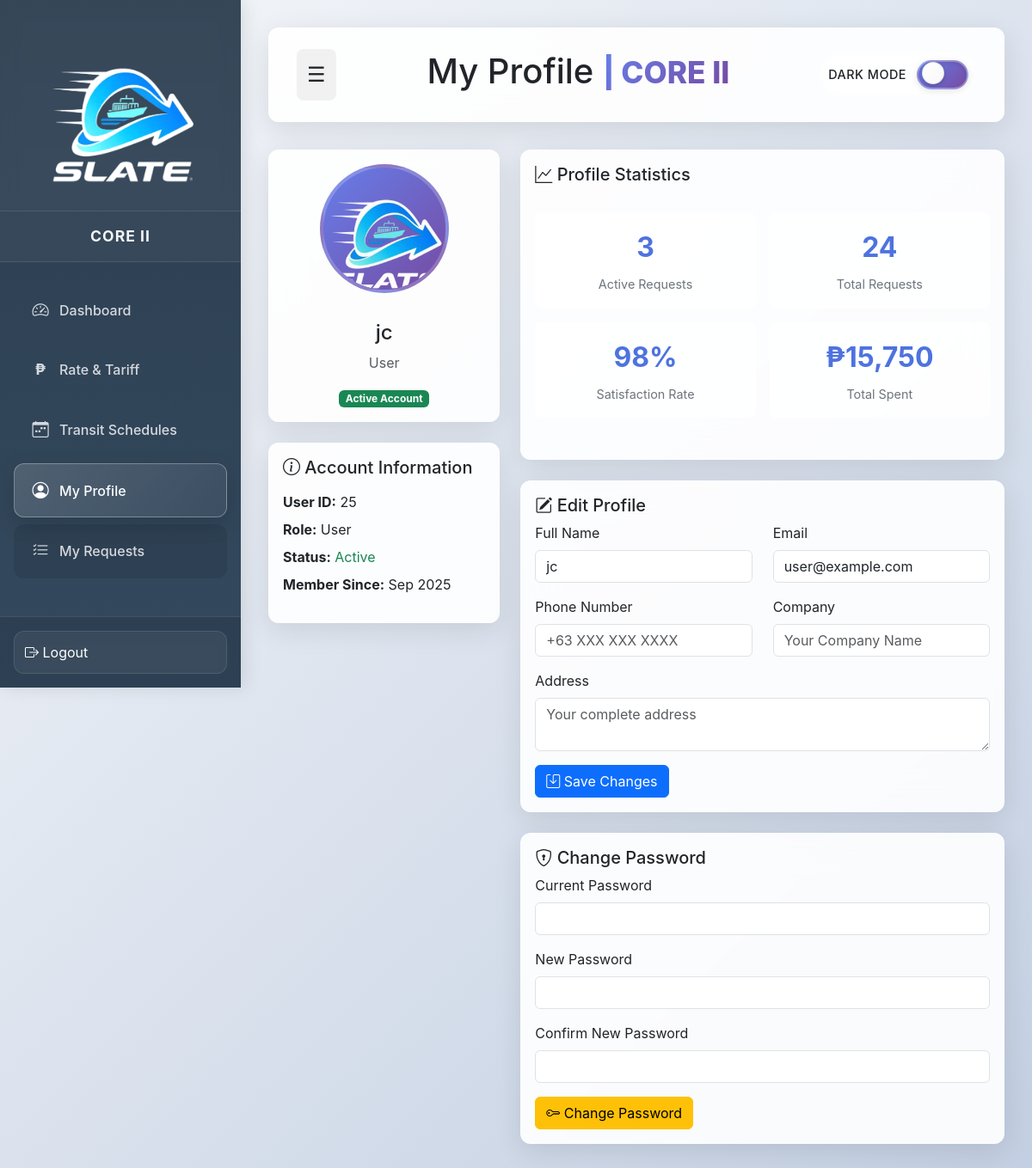
/user-profile.php (signed in), run on the app's committed database.
### tables this page shows
CREATE TABLE IF NOT EXISTS `users` (
  `id` int UNSIGNED NOT NULL AUTO_INCREMENT,
  `username` varchar(50) NOT NULL,
  `password_hash` varchar(255) NOT NULL,
  `email` varchar(255) NOT NULL,
  `name` varchar(255) DEFAULT NULL,
  `profile_picture` varchar(255) DEFAULT NULL,
  `phone` varchar(50) DEFAULT NULL,
  `service_area` varchar(255) DEFAULT NULL,
  `provider_type` varchar(100) DEFAULT NULL,
  `experience` varchar(20) DEFAULT NULL,
  `description` text,
  `role` enum('admin','user','provider') NOT NULL DEFAULT 'user',
  `is_active` tinyint(1) NOT NULL DEFAULT '1',
  `last_login` timestamp NULL DEFAULT NULL,
  `created_at` timestamp NULL DEFAULT CURRENT_TIMESTAMP,
  `updated_at` timestamp NULL DEFAULT CURRENT_TIMESTAMP ON UPDATE CURRENT_TIMESTAMP,
  PRIMARY KEY (`id`),
  UNIQUE KEY `username` (`username`)
);

### user-profile.php (the view, shortened to what this page needs)
<?php
require_once 'db.php';
?>
<!DOCTYPE html>
<html lang="en">
<head>
  <link href="https://cdn.jsdelivr.net/npm/bootstrap@5.3.2/dist/css/bootstrap.min.css" rel="stylesheet">
  <link href="https://cdn.jsdelivr.net/npm/bootstrap-icons@1.11.1/font/bootstrap-icons.css" rel="stylesheet">
</head>
<body>
  <div class="sidebar" id="sidebar">
    <div class="logo">
      <img src="slatelogo.png" alt="SLATE Logo">
    </div>
    <div class="system-name">CORE II</div>
    <div class="sidebar-nav">
      <div class="nav-item">
        <a href="user-dashboard.php" class="nav-link">
          <i class="bi bi-speedometer2"></i>
          Dashboard
        </a>
      </div>
      <div class="nav-item">
        <a href="rate-tariff.php" class="nav-link">
          <span class="peso-icon">₱</span>
          Rate & Tariff
        </a>
      </div>
      <div class="nav-item">
        <a href="user-schedules.php" class="nav-link">
          <i class="bi bi-calendar-week"></i>
          Transit Schedules
        </a>
      </div>
      <div class="nav-item">
        <a href="#" class="nav-link user-feature active">
          <i class="bi bi-person-circle"></i>
          My Profile
        </a>
      </div>
      <div class="nav-item">
        <a href="user-requests.php" class="nav-link user-feature">
          <i class="bi bi-list-check"></i>
          My Requests
        </a>
      </div>
    </div>
    <div class="sidebar-footer">
      <a href="#" class="nav-link" onclick="confirmLogout()">
        <i class="bi bi-box-arrow-right"></i>
        Logout
      </a>
    </div>
  </div>
  <div class="content" id="mainContent">
    <div class="header">
      <div class="hamburger" id="hamburger">☰</div>
      <div>
        <h1>My Profile <span class="system-title">| CORE II</span></h1>
      </div>
      <div class="header-controls">
        <div class="theme-toggle-container">
          <span class="theme-label">Dark Mode</span>
          <label class="theme-switch">
            <span class="slider"></span>
          </label>
        </div>
      </div>
    </div>
    <div class="row">
      <div class="col-md-4">
        <div class="card">
          <div class="card-body text-center">
            <div class="profile-avatar" id="profileAvatarContainer">
              <?php
              $currentProfilePicture = null;
              $currentUserName = $_SESSION['username'] ?? 'User';
              if (isset($_SESSION['user_id'])) {
                $stmt = $db->prepare("SELECT profile_picture, name FROM users WHERE id = ?");
                $stmt->bind_param("i", $_SESSION['user_id']);
                $stmt->execute();
                $result = $stmt->get_result();
                $user = $result->fetch_assoc();
                if ($user) {
                  $currentProfilePicture = $user['profile_picture'];
                  $currentUserName = $user['name'] ?: $_SESSION['username'] ?: 'User';
                }
              }
              if ($currentProfilePicture && file_exists($currentProfilePicture)) {
                echo '<img src="' . htmlspecialchars($currentProfilePicture) . '" alt="Profile Picture" class="profile-image" id="profileImage">';
              } else {
                echo '<i class="bi bi-person-circle" id="defaultAvatar"></i>';
              }
              ?>
            </div>
            <h4 id="userName"><?php echo htmlspecialchars($currentUserName); ?></h4>
            <p class="text-muted"><?php echo ucfirst(htmlspecialchars($_SESSION['role'])); ?></p>
            <div class="mt-3">
              <span class="badge bg-success">Active Account</span>
            </div>
          </div>
        </div>
        <div class="card mt-4">
          <div class="card-body">
            <h5 class="card-title"><i class="bi bi-info-circle"></i> Account Information</h5>
            <ul class="list-unstyled mt-3">
              <li class="mb-2"><strong>User ID:</strong> <?php echo $_SESSION['user_id']; ?></li>
              <li class="mb-2"><strong>Role:</strong> <?php echo ucfirst($_SESSION['role']); ?></li>
              <li class="mb-2"><strong>Status:</strong> <span class="text-success">Active</span></li>
              <li class="mb-2"><strong>Member Since:</strong> <?php echo date('M Y'); ?></li>
            </ul>
          </div>
        </div>
      </div>
      <div class="col-md-8">
        <div class="card">
          <div class="card-body">
            <h5 class="card-title"><i class="bi bi-graph-up"></i> Profile Statistics</h5>
            <div class="profile-stats">
              <div class="stat-item">
                <div class="stat-value">3</div>
                <div class="stat-label">Active Requests</div>
              </div>
              <div class="stat-item">
                <div class="stat-value">24</div>
                <div class="stat-label">Total Requests</div>
              </div>
              <div class="stat-item">
                <div class="stat-value">98%</div>
                <div class="stat-label">Satisfaction Rate</div>
              </div>
              <div class="stat-item">
                <div class="stat-value">₱15,750</div>
                <div class="stat-label">Total Spent</div>
              </div>
            </div>
          </div>
        </div>
        <div class="card mt-4">
          <div class="card-body">
            <h5 class="card-title"><i class="bi bi-pencil-square"></i> Edit Profile</h5>
            <form id="profileForm">
              <div class="row">
                <div class="col-md-6">
                  <div class="mb-3">
                    <label for="fullName" class="form-label">Full Name</label>
                    <input type="text" class="form-control" id="fullName" value="<?php echo htmlspecialchars($_SESSION['username']); ?>">
                  </div>
                </div>
                <div class="col-md-6">
                  <div class="mb-3">
                    <label for="email" class="form-label">Email</label>
                    <input type="email" class="form-control" id="email" value="user@example.com" readonly>
                  </div>
                </div>
              </div>
              <div class="row">
                <div class="col-md-6">
                  <div class="mb-3">
                    <label for="phone" class="form-label">Phone Number</label>
                    <input type="tel" class="form-control" id="phone" placeholder="+63 XXX XXX XXXX">
                  </div>
                </div>
                <div class="col-md-6">
                  <div class="mb-3">
                    <label for="company" class="form-label">Company</label>
                    <input type="text" class="form-control" id="company" placeholder="Your Company Name">
                  </div>
                </div>
              </div>
              <div class="mb-3">
                <label for="address" class="form-label">Address</label>
                <textarea class="form-control" id="address" rows="2" placeholder="Your complete address"></textarea>
              </div>
              <button type="submit" class="btn btn-primary">
                <i class="bi bi-save"></i> Save Changes
              </button>
            </form>
          </div>
        </div>
        <div class="card mt-4">
          <div class="card-body">
            <h5 class="card-title"><i class="bi bi-shield-lock"></i> Change Password</h5>
            <form id="passwordForm">
              <div class="mb-3">
                <label for="currentPassword" class="form-label">Current Password</label>
                <input type="password" class="form-control" id="currentPassword" required>
              </div>
              <div class="mb-3">
                <label for="newPassword" class="form-label">New Password</label>
                <input type="password" class="form-control" id="newPassword" required minlength="6">
              </div>
              <div class="mb-3">
                <label for="confirmPassword" class="form-label">Confirm New Password</label>
                <input type="password" class="form-control" id="confirmPassword" required>
              </div>
              <button type="submit" class="btn btn-warning">
                <i class="bi bi-key"></i> Change Password
              </button>
            </form>
          </div>
        </div>
      </div>
    </div>
  </div>
</body>
</html>

### includes/dark-mode-styles.php (style rules this page uses)
:root { --primary-color: #4e73df; --secondary-color: #f8f9fc; --dark-bg: #1a1a2e; --dark-card: #16213e; --text-light: #f8f9fa; --text-dark: #212529; --success-color: #1cc88a; --info-color: #36b9cc; --warning-color: #f6c23e; --danger-color: #e74a3b; --border-radius: 0.75rem; --shadow: 0 0.15rem 1.75rem 0 rgba(58, 59, 69, 0.15); }
.theme-toggle-container { display: flex; align-items: center; gap: 0.75rem; padding: 0.5rem; border-radius: 2rem; background: rgba(255, 255, 255, 0.1); backdrop-filter: blur(10px); border: 1px solid rgba(255, 255, 255, 0.2); transition: all 0.3s cubic-bezier(0.4, 0, 0.2, 1); }
.theme-label { font-size: 0.8rem; font-weight: 600; color: var(--text-dark); text-transform: uppercase; letter-spacing: 0.5px; user-select: none; transition: all 0.3s ease; }
.theme-switch { position: relative; display: inline-block; width: 60px; height: 30px; }
.slider { position: absolute; cursor: pointer; top: 0; left: 0; right: 0; bottom: 0; background: linear-gradient(135deg, #ddd 0%, #f0f0f0 100%); transition: all 0.4s cubic-bezier(0.4, 0, 0.2, 1); border-radius: 30px; box-shadow: inset 0 2px 4px rgba(0, 0, 0, 0.1), 0 2px 8px rgba(0, 0, 0, 0.1); border: 2px solid rgba(255, 255, 255, 0.3); }
.slider:before { position: absolute; content: "☀️"; height: 22px; width: 22px; left: 4px; bottom: 2px; background: linear-gradient(135deg, #fff 0%, #f8f8f8 100%); transition: all 0.4s cubic-bezier(0.4, 0, 0.2, 1); border-radius: 50%; display: flex; align-items: center; justify-content: center; font-size: 10px; box-shadow: 0 2px 6px rgba(0, 0, 0, 0.2), 0 0 0 1px rgba(255, 255, 255, 0.3); border: 1px solid rgba(0, 0, 0, 0.1); }

### data on the page
users: profile_picture (picture), name "jc"

### other printed values
$_SESSION['role'] "User"
$_SESSION['user_id'] "25"
